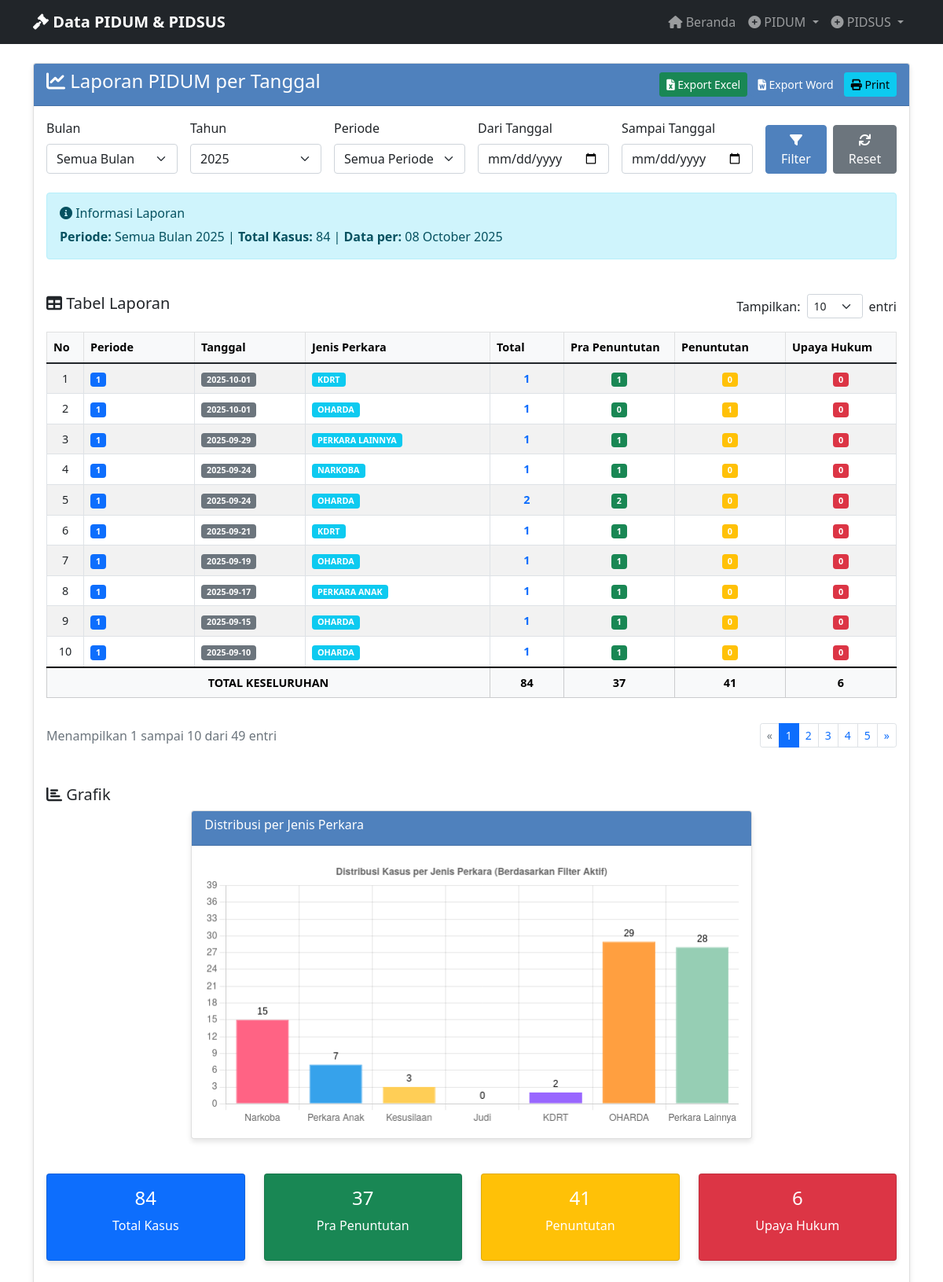
Page /laporan_pidum_new on the earlier database version.
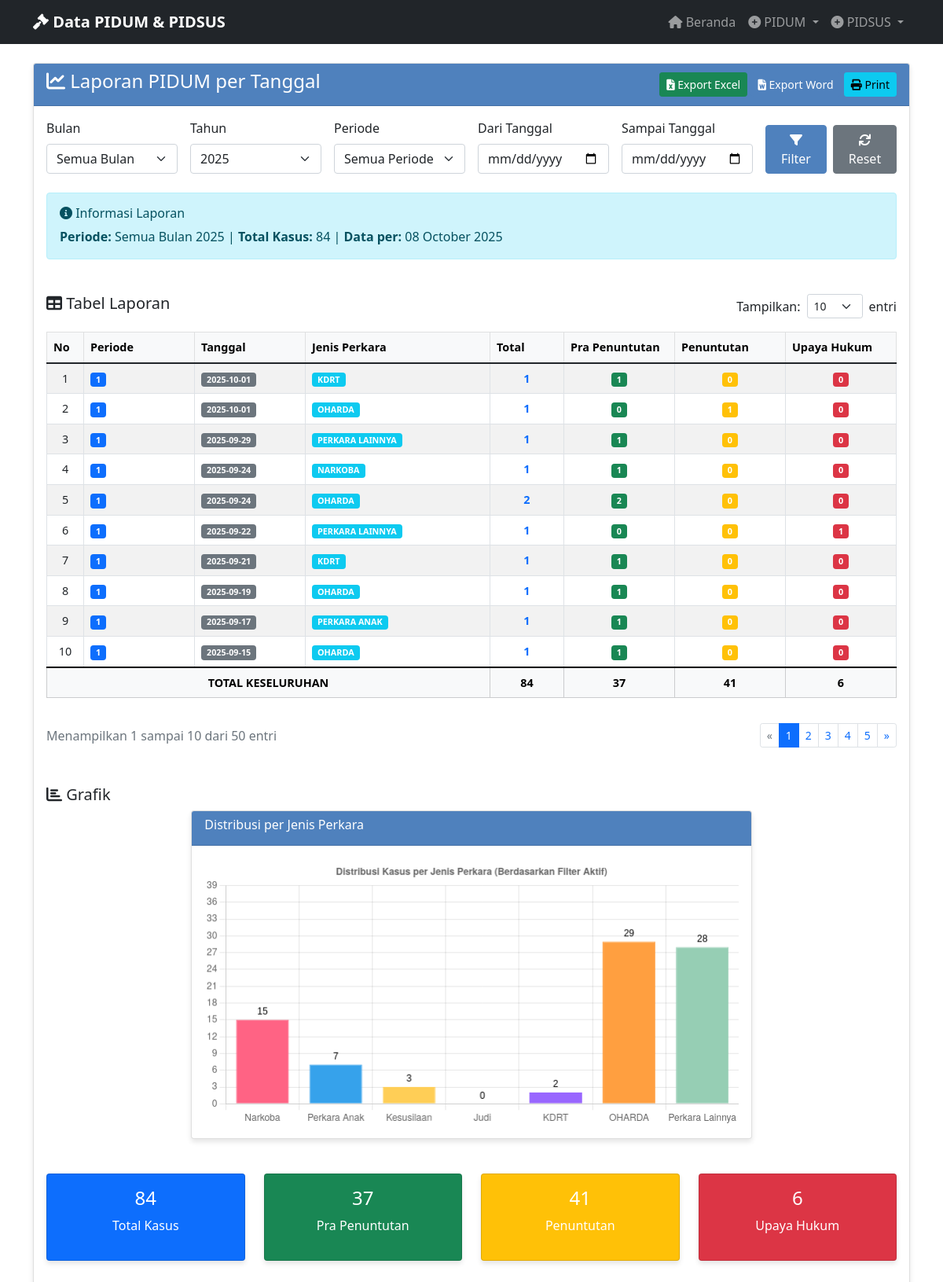
Same page on the later database version.
### tables this page shows
CREATE TABLE "pidum_data" (
                id INTEGER PRIMARY KEY AUTOINCREMENT,
                no TEXT NOT NULL,
                periode TEXT NOT NULL,
                tanggal TEXT NOT NULL,
                jenis_perkara TEXT NOT NULL,
                tahapan_penanganan TEXT NOT NULL,
                keterangan TEXT NOT NULL,
                created_at TIMESTAMP DEFAULT CURRENT_TIMESTAMP
            );

### app_with_db.py (the view)
@app.route('/laporan_pidum_new')
def laporan_pidum_new():
    bulan = request.args.get('bulan', type=int)
    tahun = request.args.get('tahun', type=int, default=2025)
    periode_filter = request.args.get('periode')
    start_date = request.args.get('start_date')
    end_date = request.args.get('end_date')
    from datetime import datetime
    import sqlite3
    from collections import defaultdict
    conn = sqlite3.connect('db/kejaksaan.db')
    conn.row_factory = sqlite3.Row
    cursor = conn.cursor()
    where_conditions = []
    params = []
    if bulan:
        where_conditions.append("strftime('%m', tanggal) = ?")
        params.append(f"{bulan:02d}")
    if tahun:
        where_conditions.append("strftime('%Y', tanggal) = ?")
        params.append(str(tahun))
    if periode_filter:
        where_conditions.append("periode = ?")
        params.append(periode_filter)
    if start_date:
        where_conditions.append("tanggal >= ?")
        params.append(start_date)
    if end_date:
        where_conditions.append("tanggal <= ?")
        params.append(end_date)
    where_clause = ""
    if where_conditions:
        where_clause = "WHERE " + " AND ".join(where_conditions)
    query = f"""
    SELECT periode, jenis_perkara, tanggal, tahapan_penanganan
    FROM pidum_data {where_clause}
    ORDER BY tanggal DESC, periode, jenis_perkara
    """
    cursor.execute(query, params)
    rows = cursor.fetchall()
    cursor.execute("SELECT DISTINCT periode FROM pidum_data ORDER BY periode")
    periode_options = [row[0] for row in cursor.fetchall() if row[0]]
    conn.close()
    data_summary = defaultdict(lambda: {
        'PERIODE': '',
        'JENIS_PERKARA': '',
        'TANGGAL': '',
        'TOTAL': 0,
        'PRA_PENUNTUTAN': 0,
        'PENUNTUTAN': 0,
        'UPAYA_HUKUM': 0
    })
    for row in rows:
        key = (row['periode'], row['jenis_perkara'], row['tanggal'])
        data_summary[key]['PERIODE'] = row['periode']
        data_summary[key]['JENIS_PERKARA'] = row['jenis_perkara']
        data_summary[key]['TANGGAL'] = row['tanggal']
        tahapan = row['tahapan_penanganan'].upper() if row['tahapan_penanganan'] else ''
        if 'PRA PENUNTUTAN' in tahapan:
            data_summary[key]['PRA_PENUNTUTAN'] += 1
        elif 'PENUNTUTAN' in tahapan:
            data_summary[key]['PENUNTUTAN'] += 1
        elif 'UPAYA HUKUM' in tahapan:
            data_summary[key]['UPAYA_HUKUM'] += 1
        else:
            data_summary[key]['PRA_PENUNTUTAN'] += 1
        data_summary[key]['TOTAL'] = (data_summary[key]['PRA_PENUNTUTAN'] +
                                     data_summary[key]['PENUNTUTAN'] +
                                     data_summary[key]['UPAYA_HUKUM'])
    report_data = list(data_summary.values())
    total_keseluruhan = sum(item['TOTAL'] for item in report_data)
    total_pra_penuntutan = sum(item['PRA_PENUNTUTAN'] for item in report_data)
    total_penuntutan = sum(item['PENUNTUTAN'] for item in report_data)
    total_upaya_hukum = sum(item['UPAYA_HUKUM'] for item in report_data)
    current_date = datetime.now().strftime("%d %B %Y")
    return render_template('laporan_pidum_new.html',
                         report_data=report_data,
                         bulan=bulan,
                         tahun=tahun,
                         periode_filter=periode_filter,
                         periode_options=periode_options,
                         start_date=start_date,
                         end_date=end_date,
                         total_keseluruhan=total_keseluruhan,
                         total_pra_penuntutan=total_pra_penuntutan,
                         total_penuntutan=total_penuntutan,
                         total_upaya_hukum=total_upaya_hukum,
                         current_date=current_date)

### templates/laporan_pidum_new.html (shortened to what the changed rows need)
{% extends "base.html" %}
{% block content %}
<div class="row">
    <div class="col-md-12">
        <div class="card">
            <div class="card-body">
                <div class="row">
                    <div class="col-md-12">
                        <div class="table-responsive">
                            <table class="table table-bordered table-striped" id="dataTable">
                                <thead class="table-light">
                                    <tr>
                                        <th width="4%" style="color: black;">No</th>
                                        <th width="12%" style="color: black;">Periode</th>
                                        <th width="12%" style="color: black;">Tanggal</th>
                                        <th width="20%" style="color: black;">Jenis Perkara</th>
                                        <th width="8%" style="color: black;">Total</th>
                                        <th width="12%" style="color: black;">Pra Penuntutan</th>
                                        <th width="12%" style="color: black;">Penuntutan</th>
                                        <th width="12%" style="color: black;">Upaya Hukum</th>
                                    </tr>
                                </thead>
                                <tbody id="tableBody">
                                    {% for item in report_data %}
                                    <tr>
                                        <td class="text-center">{{ loop.index }}</td>
                                        <td>
                                            {% if item.PERIODE %}
                                                <span class="badge bg-primary">{{ item.PERIODE }}</span>
                                            {% else %}
                                                <span class="badge bg-secondary">Semua</span>
                                            {% endif %}
                                        </td>
                                        <td>
                                            {% if item.TANGGAL %}
                                                <span class="badge bg-secondary">{{ item.TANGGAL }}</span>
                                            {% else %}
                                                <span class="badge bg-light text-dark">-</span>
                                            {% endif %}
                                        </td>
                                        <td>
                                            <span class="badge bg-info">{{ item.JENIS_PERKARA }}</span>
                                        </td>
                                        <td class="text-center">
                                            <strong class="text-primary">{{ item.TOTAL }}</strong>
                                        </td>
                                        <td class="text-center">
                                            <span class="badge bg-success">{{ item.PRA_PENUNTUTAN }}</span>
                                        </td>
                                        <td class="text-center">
                                            <span class="badge bg-warning">{{ item.PENUNTUTAN }}</span>
                                        </td>
                                        <td class="text-center">
                                            <span class="badge bg-danger">{{ item.UPAYA_HUKUM }}</span>
                                        </td>
                                    </tr>
                                    {% endfor %}
                                </tbody>
                                <tfoot class="table-secondary">
                                    <tr>
                                        <th colspan="4" class="text-center">TOTAL KESELURUHAN</th>
                                        <th class="text-center"><span id="totalData">{{ total_keseluruhan }}</span></th>
                                        <th class="text-center">{{ total_pra_penuntutan }}</th>
                                        <th class="text-center">{{ total_penuntutan }}</th>
                                        <th class="text-center">{{ total_upaya_hukum }}</th>
                                    </tr>
                                </tfoot>
                            </table>
                        </div>
                        <div class="d-flex justify-content-between align-items-center mt-3">
                            <div id="paginationInfo" class="text-muted">
                            </div>
                            <nav aria-label="Table pagination">
                                <ul class="pagination pagination-sm mb-0" id="paginationControls">
                                </ul>
                            </nav>
                        </div>
                    </div>
                </div>
            </div>
        </div>
    </div>
</div>
{% endblock %}

Differences in the rows shown:
no longer on this page (row unchanged): pidum_data: PERIODE "1", TANGGAL "2025-09-10", JENIS_PERKARA "OHARDA", TOTAL "1", PRA_PENUNTUTAN "1", PENUNTUTAN "0", UPAYA_HUKUM "0"
added pidum_data: PERIODE "1", TANGGAL "2025-09-22", JENIS_PERKARA "PERKARA LAINNYA", TOTAL "1", PRA_PENUNTUTAN "0", PENUNTUTAN "0", UPAYA_HUKUM "1"
Other differences:
text written by a page script: "Menampilkan 1 sampai 10 dari 49 entri" → "Menampilkan 1 sampai 10 dari 50 entri"
